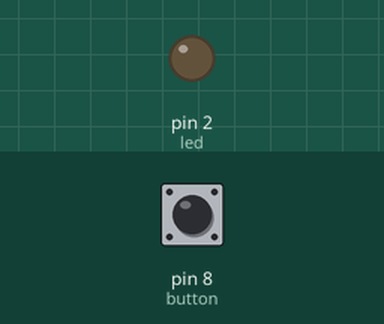
This sketch was run on a simulated Arduino Uno, built with avr-gcc and run on an emulated ATmega328P. Shown: output pins drawn as LEDs (lit = HIGH). Dashed ring = blinking. The test bench sets the inputs (shaded band); at power-on: pin 8 (button) HIGH.

Above: at 1.2 s.
1.3 s: pin 8 (button) pulsed LOW 5 times (0.12 s each, 0.3 s apart)
At 1.75 s:
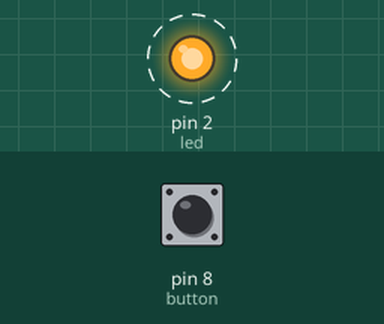
4.3 s: pin 8 (button) pulled LOW for 0.15 s
At 4.8 s:
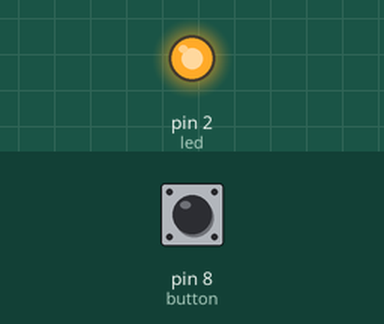
5.9 s: pin 8 (button) pulled LOW for 1 s
At 7.2 s:
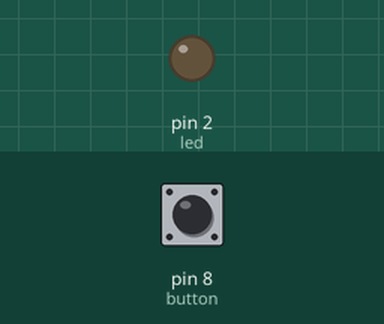
Timing chart, 0 to 8.9 s (numbered marks = the images above; inputs shaded):
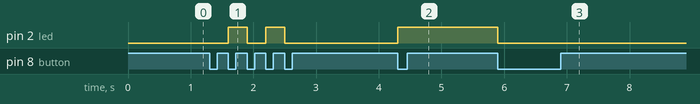

The sketch:

Task1.ino
```cpp
bool ledState= false;
bool lastButtonState= LOW;
int button = 8;
int led = 2;

void setup() {
 pinMode(button, INPUT_PULLUP);
 pinMode(led, OUTPUT);
}

void loop() {
  bool buttonstate=digitalRead(button);

  if(buttonstate==LOW && lastButtonState== HIGH)
  {
    ledState= !ledState;
    digitalWrite(led, !ledState);
}
  lastButtonState=buttonstate;
  }
```

Measured:
- after the input at 1.3 s, pin 2 (led): alternates HIGH for 0.30 s and LOW for 0.30 s, 4 changes in all, then stays LOW, starting after 0.30 s
- after the input at 4.3 s, pin 2 (led): LOW → HIGH at once
- after the input at 5.9 s, pin 2 (led): HIGH → LOW at once
